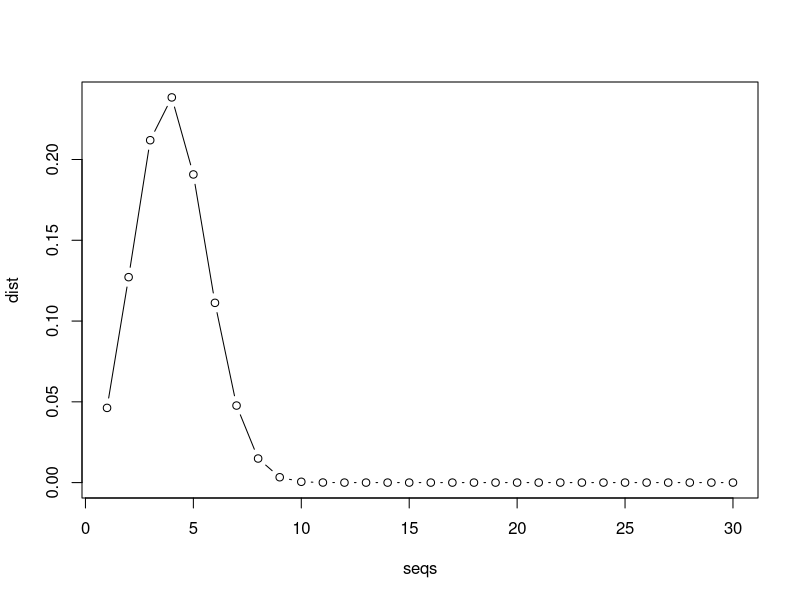
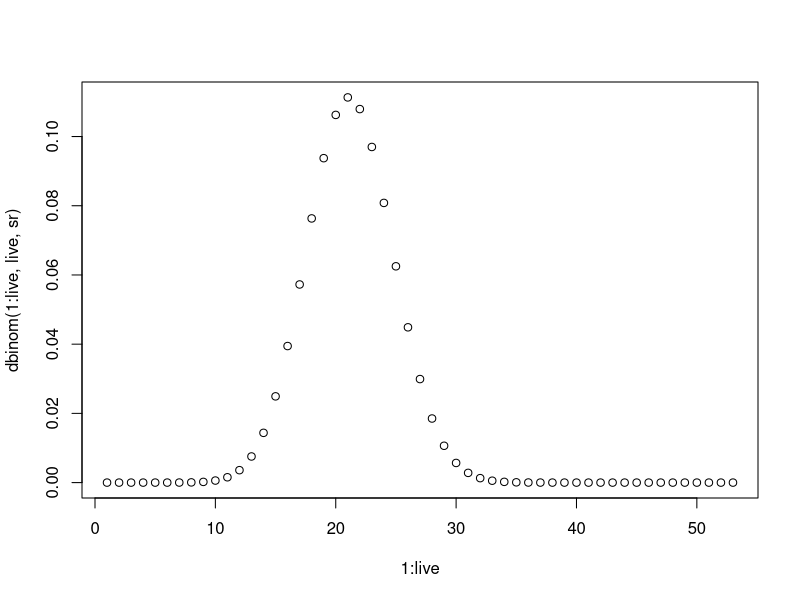
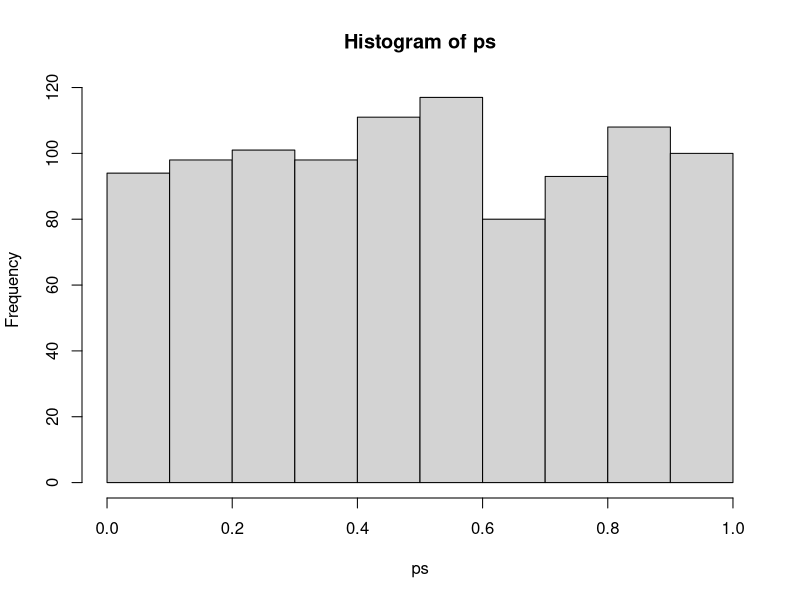
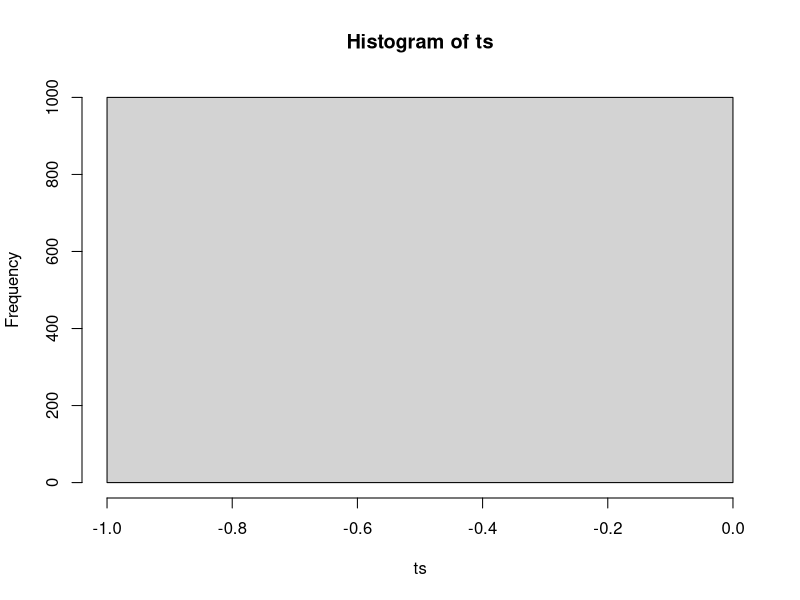

These figures' R source, in order:
#2.1
p <- (1/3)
n <- 30
k <- 12
choose(n,k)*p^k*(1-p)^(n-k)
seqs <- 1:n
length(seqs)
dist <- dbinom(seqs,k,p)
plot(seqs,dist, type="b")
#mean = np
n*p
#var = np(1-p)
n*p*(1-p)
#2.2
rm(list=ls())
sr <- 0.4
n <- 100
dead <- 47
live <- n-dead
#A
plot(1:live,dbinom(1:live,live,sr))
#B
pbinom(dead, n, 0.4)
#C
#if drug has no effect, death = "success" 
binom.test(dead,n,p=0.4, alternative = "less")$p.value
#2.3
#A
rm(list=ls())
samp <- rbinom(1000, 10000, 0.5)
head(samp)
length(samp)
str(samp)
#B
u <- mean(samp)
ex.u <- 10000*0.5
v <- var(samp)
ex.v <- (1/10000)*(10000-ex.u)^2
#C
ps <- c()
for(x in 1:length(samp))
{
  t <- binom.test(samp[x],10000,p=0.5, alternative = "greater")$p.value
  ps[x] <- t
}
hist(ps)
#expected uniform distribution and that is what you see 
#D
ts <- c()
for(x in 1:length(samp))
{
  t <- binom.test(samp[x],10000,p=0.2, alternative = "greater")$p.value
  ts[x] <- t
}
hist(ts)
# P-values all converge to 0
# For P-values 0.49 and 0.51 I would not expect the histogram to be the same as 
# it is when p=0.2 because since samp is randomly generated, it is likely that some 
# values are greater than 0.49 or 0.51. This can be seen when checking the confidence
# interval:
binom.test(5000,10000,0.5)



